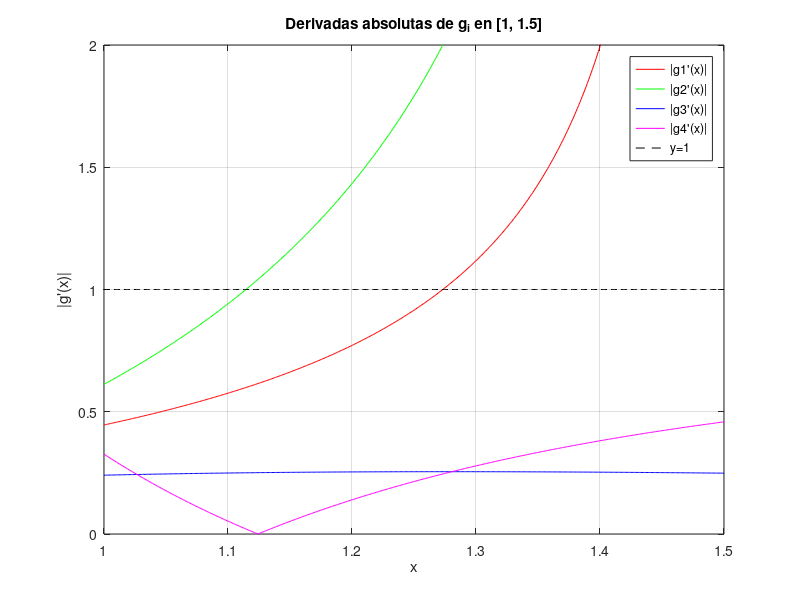

MATLAB code for this plot:
% Funciones g1, g2, g3, g4
g1 = @(x) (3 + x - 2*x.^2).^(1/4);
g2 = @(x) sqrt((x + 3 - x.^4) / 2);
g3 = @(x) sqrt((x + 3) ./ (x.^2 + 2));
g4 = @(x) (3*x.^4 + 2*x.^2 + 3) ./ (4*x.^3 + 4*x - 1);

% Derivada numérica mejor (diferencia centrada)
h = 1e-6;
dg1 = @(x) (g1(x+h) - g1(x-h)) / (2*h);
dg2 = @(x) (g2(x+h) - g2(x-h)) / (2*h);
dg3 = @(x) (g3(x+h) - g3(x-h)) / (2*h);
dg4 = @(x) (g4(x+h) - g4(x-h)) / (2*h);

% Vector de x
x = linspace(1, 1.5, 500);

% Evaluamos |g'(x)|
abs_dg1 = abs(arrayfun(dg1, x));
abs_dg2 = abs(arrayfun(dg2, x));
abs_dg3 = abs(arrayfun(dg3, x));
abs_dg4 = abs(arrayfun(dg4, x));

% Graficamos
figure;
plot(x, abs_dg1, 'r', 'DisplayName', '|g1''(x)|'); hold on;
plot(x, abs_dg2, 'g', 'DisplayName', '|g2''(x)|');
plot(x, abs_dg3, 'b', 'DisplayName', '|g3''(x)|');
plot(x, abs_dg4, 'm', 'DisplayName', '|g4''(x)|');
plot(x, ones(size(x)), '--k', 'DisplayName', 'y=1');

xlabel('x');
ylabel('|g''(x)|');
title('Derivadas absolutas de g_i en [1, 1.5]');
legend('show');
ylim([0 2]); % ACA LIMITAMOS el eje y entre 0 y 2
grid on;

